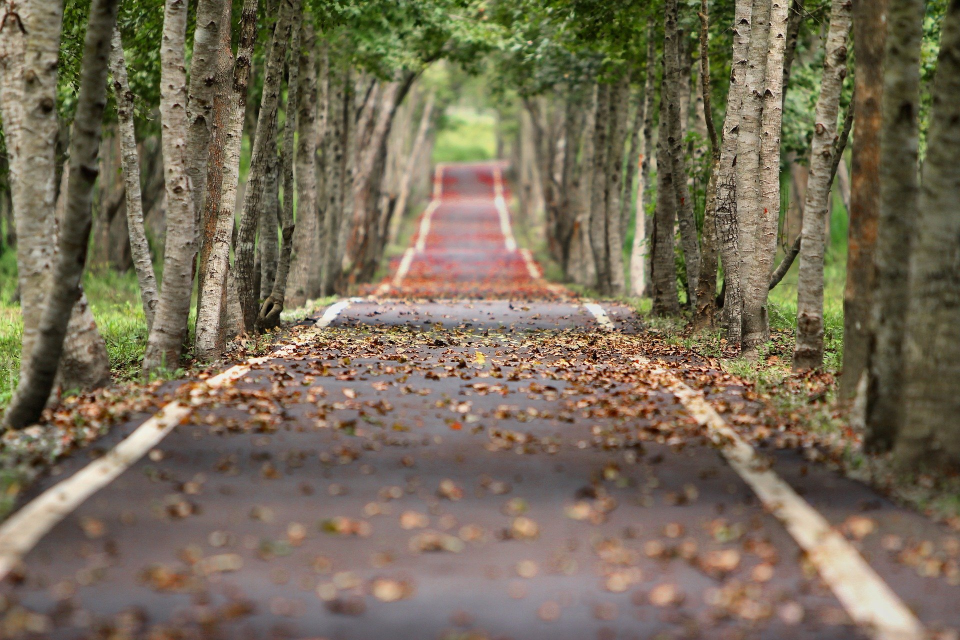
#> input picture Pandas/Basic/Data/ch09/avenue.jpg, 1920 x 1280 px, given in place of video7.mp4, which was not available (shown at 1/2 size)
$ python c3_opticalFlow.py
#> lines starting #> are read from the running program, lines starting #| are printed output that depends on the picture; after the words box and inside, x2 and y2 are one past the last pixel; in counts of white or black regions, pixels touching at a corner belong together; pictures that were not available may be replaced by others from this repository, and a replacement may not be noted
### Python_OpenCV4_ComputerVision_machinelearning/3-Machine-learning/createFolder.py
import os

# 폴더 생성하기
def createFolder(dir):
    try:
        if not os.path.exists(dir):
            os.makedirs(dir)
    except OSError:
        print ('Error: createFolder')

### Python_OpenCV4_ComputerVision_machinelearning/3-Machine-learning/c3_opticalFlow.py
# 옵티클 플로우 예제 (c3_opticalFlow.py)

# 관련 라이브러리 선언
import cv2
import numpy as np
from createFolder import createFolder

save_dir = "./code_res_imgs/c3_opticalFlow"
createFolder(save_dir)

# feature point 기반 optical flow 방법
# 비디오 읽기
cap = cv2.VideoCapture("./images/video7.mp4")

# ShiTomasi 코너 검출기 변수 설정
numMaxCorners = 20
feature_params = dict( maxCorners = numMaxCorners,
                       qualityLevel = 0.3,
                       minDistance = 7,
                       blockSize = 7 )
# 루카스-카나데 기반 옵티클 플로우 변수 설정
lk_params = dict( winSize  = (15,15),
                  maxLevel = 2,
                  criteria = (cv2.TERM_CRITERIA_EPS | cv2.TERM_CRITERIA_COUNT, 10, 0.03))

# 초기 프레임에서 특징점 검출
ret, prevFrame = cap.read()
#> prevFrame is the input picture: shape (1280, 1920, 3); mean B, G, R 86.9, 107.6, 118.5
prevFrame = cv2.resize(prevFrame, (320, 240))
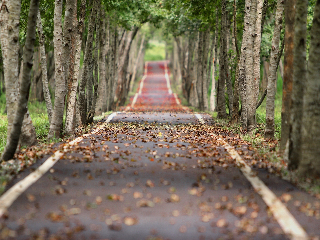
#> prevFrame: shape (240, 320, 3); mean B, G, R 86.9, 107.6, 118.5
prevGray = cv2.cvtColor(prevFrame, cv2.COLOR_BGR2GRAY)
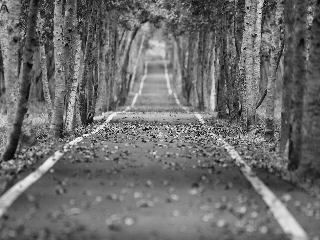
#> prevGray: shape (240, 320); min 2, max 244, mean 108.5
p0 = cv2.goodFeaturesToTrack(prevGray, mask = None, **feature_params)
#> p0 = 20 rows, first 8: [95, 118], [211, 131], [179, 130], [199, 126], [104, 129], [85, 132], [219, 132], [254, 34]

# 옵티클 플로우를 표현하기 위한 색 및 이미지 생성
flowColor = np.random.randint(0,255,(numMaxCorners,3))
mask = np.zeros_like(prevFrame)

indexImg = 1
while(1):
    ret, curFrame = cap.read()
    if ret != True:
        break

    curFrame = cv2.resize(curFrame, (320, 240))
    curGgray = cv2.cvtColor(curFrame, cv2.COLOR_BGR2GRAY)

    # 옵티클 플로우 계산
    p1, st, err = cv2.calcOpticalFlowPyrLK(prevGray, curGgray, p0, None, **lk_params)
#> p1 has the same summary as p0; st = 20 values from 1 to 1; err = 20 values from 0 to 0

    # good points 선택
    good_new = p1[st==1]
#> good_new has the same summary as p0
    good_old = p0[st==1]
#> good_old has the same summary as p0

    # 특징점 및 기준 프레임 업데이트
    prevGray = curGgray.copy()
    p0 = good_new.reshape(-1, 1, 2)

    # 특징점 추적 결과 표시
    for i, (new,old) in enumerate(zip(good_new, good_old)):
        a,b = new.ravel()
        c,d = old.ravel()
        mask = cv2.line(mask, (a,b),(c,d), flowColor[i].tolist(), 2)
        curFrame = cv2.circle(curFrame,(a,b),5,flowColor[i].tolist(),-1)
#> this loop made 20 passes
#> (a, b, c, d) on passes 1 to 12: (95, 118, 95, 118), (211, 131, 211, 131), (179, 130, 179, 130), (199, 126, 199, 126), (104, 129, 104, 129), (85, 132, 85, 132), (219, 132, 219, 132), (254, 34, 254, 34), (116, 130, 116, 130), (189, 127, 189, 127), (145, 130, 145, 130), (198, 135, 198, 135)
#> pass 2, `curFrame = cv2.circle(curFrame,(a,b),5,flowColor[i].tolist(),-1)`:
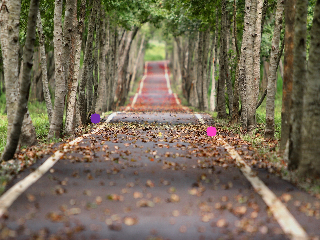
#> curFrame: shape (240, 320, 3); mean B, G, R 87, 107.5, 118.6
#> after the loop:
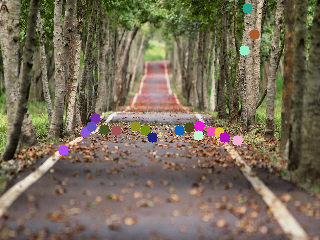
#> curFrame: shape (240, 320, 3); 1.86% of pixels changed, all inside (x1, y1, x2, y2) = (58, 3, 260, 156)
#> after the loop:
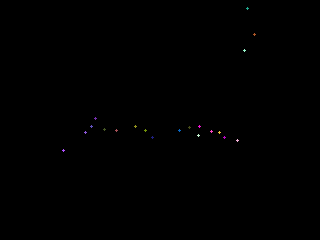
#> mask: shape (240, 320, 3); mean of channels 0, 1, 2 0.2, 0.1, 0.2; drawn as B, G, R
    res = cv2.add(curFrame,mask)
    cv2.imshow('frame', res)
    cv2.imwrite(save_dir + "/res_lk_" + str(indexImg) + ".jpg", res)
    indexImg += 1

    k = cv2.waitKey(30) & 0xff
#> (key Esc is pressed here)
    if k == 27:
        break

# dense optical flow 방법
cap = cv2.VideoCapture("./images/video7.mp4")
ret, prevFrame = cap.read()
prevFrame = cv2.resize(prevFrame, (320, 240))
prvs = cv2.cvtColor(prevFrame,cv2.COLOR_BGR2GRAY)

# 옵티클 플로우를 표현하기 위한 이미지 생성
maskHSV = np.zeros_like(prevFrame)
maskHSV[...,1] = 255

# Farneback 기반 옵티클 플로우 변수 설정
fb_params = dict( pyr_scale  = 0.5,
                  levels = 3,
                  winsize = 15,
                  iterations = 3,
                  poly_n = 5,
                  poly_sigma = 1.2,
                  flags = 0)
indexImg = 1
while(1):
    ret, curFrame = cap.read()
    if ret != True:
        break

    curFrame = cv2.resize(curFrame, (320, 240))
    next = cv2.cvtColor(curFrame,cv2.COLOR_BGR2GRAY)

    # 옵티클 플로우 계산
    flow = cv2.calcOpticalFlowFarneback(prvs, next, None, **fb_params)

    # 기준 프레임 업데이트
    prvs = next

    # 옵티컬 플로우 결과 표시
    mag, ang = cv2.cartToPolar(flow[...,0], flow[...,1])
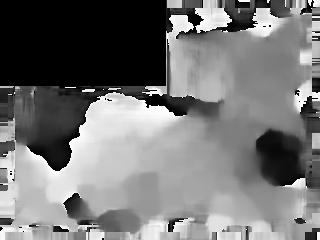
#> ang: shape (240, 320) float32; min 0, max 6.28, mean 2.9; drawn with min black and max white
    maskHSV[...,0] = ang*180/np.pi/2
    maskHSV[...,2] = cv2.normalize(mag,None,0,255,cv2.NORM_MINMAX)
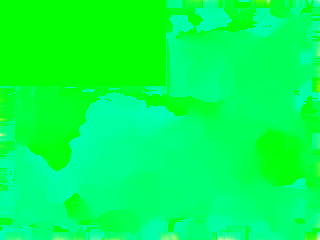
#> maskHSV: shape (240, 320, 3); mean of channels 0, 1, 2 82.7, 255, 1.2; drawn as B, G, R
    res = cv2.cvtColor(maskHSV,cv2.COLOR_HSV2BGR)

    cv2.imshow('frame2',res)
    cv2.imwrite(save_dir + "/res_dense_" + str(indexImg) + ".jpg", res)
    indexImg += 1

    # ESC 버튼 입력시 종료
    k = cv2.waitKey(30) & 0xff
#> (key Esc is pressed here)
    if k == 27:
        break

cap.release()
cv2.destroyAllWindows()
